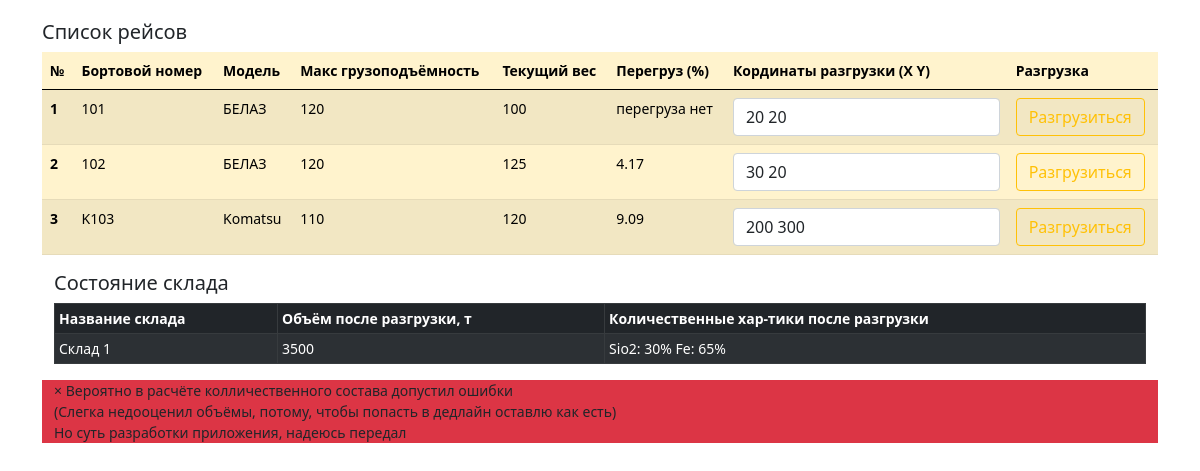
Before: / with the older database file.
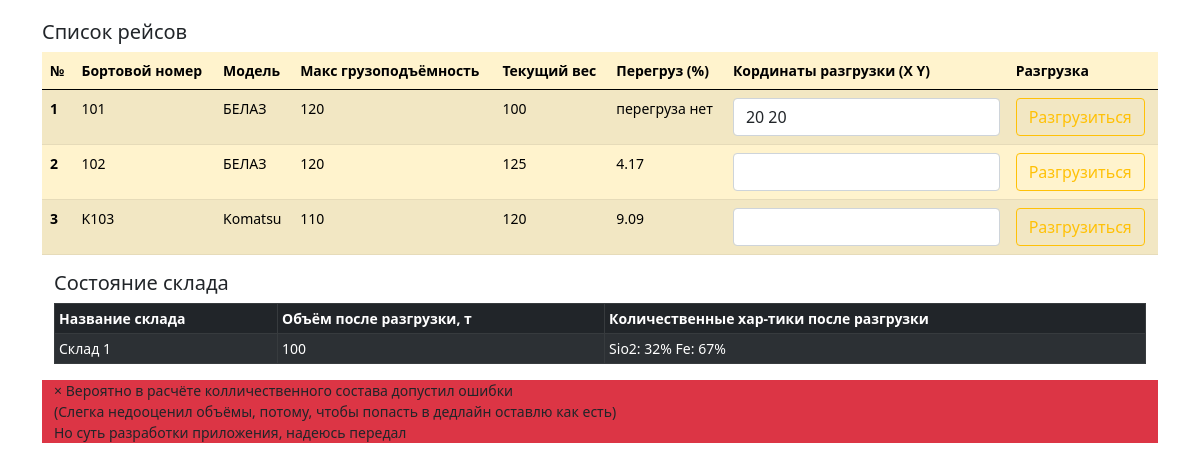
After: the same page with the newer database file.
### front/models.py (models this page shows, shortened)
class OreCargoMixin(models.Model):
    payload = models.PositiveSmallIntegerField("Загрузка (т)", default=0)
    sio2_substance = models.PositiveSmallIntegerField(
        "Cодержание кремния (%)", default=40
    )
    fe_substance = models.PositiveSmallIntegerField(
        "Cодержание железа (%)",
    )
    class Meta:
        abstract = True

class OreCargoTruckRoute(OreCargoMixin):
    truck = models.ForeignKey(
        DumpTruck,
        verbose_name="Самосвал",
        default=DEFAULT_TRUCK_ID,
        on_delete=models.CASCADE,
    )
    discharge_x = models.PositiveSmallIntegerField(
        "Х координата разгрузки", null=True, blank=True
    )
    discharge_y = models.PositiveSmallIntegerField(
        "Y координата разгрузки", null=True, blank=True
    )
    discharge_datetime = models.DateTimeField(
        "Дата и время разгрузки", null=True, blank=True
    )
    target_storage = models.ForeignKey(
        OreStorage,
        verbose_name="Целевой склад",
        default=DEFAULT_ORE_STORAGE_ID,
        on_delete=models.CASCADE,
    )
    class Meta:
        app_label = "front"
        verbose_name = "Рейс с грузом руды"
        verbose_name_plural = "Рейсы с грузом руды"
    def get_overload(self):
        overload = 100 - self.payload * 100 / self.truck.model.tonnage
        if overload >= 0:
            return None
        return abs(round(overload, 2))

class DumpTruck(models.Model):
    model = models.ForeignKey(
        DumpTruckModel, default=DEFAULT_DT_MODEL_ID, on_delete=models.CASCADE
    )
    board_number = models.CharField(
        "Бортовой номер", max_length=50, default="100"
    )
    class Meta:
        app_label = "front"
        verbose_name = "Самосвал"
        verbose_name_plural = "Самосвалы"

class DumpTruckModel(models.Model):
    name = models.CharField(
        "Название модели", max_length=250, default="Модель 1"
    )
    tonnage = models.PositiveSmallIntegerField(
        "Грузоподъёмность (т)", default=100
    )
    class Meta:
        app_label = "front"
        verbose_name = "Модель самосвала"
        verbose_name_plural = "Модели самосвалов"

class OreStorage(OreCargoMixin):
    name = models.CharField(
        "Название склада", max_length=250, default="Склад 1"
    )
    geometry = models.TextField("Геометрия склада в формате WKT")
    class Meta:
        app_label = "front"
        verbose_name = "Склад"
        verbose_name_plural = "Склады"

### front/views.py (the view)
# urls.py: path('', IndexView.as_view(), name='main'),
class IndexView(TemplateView):
    template_name = "index.html"
    def get(self, request, *args, **kwargs):
        context = self.get_context_data(**kwargs)
        context["routes"] = OreCargoTruckRoute.objects.all().select_related(
            "truck"
        )
        context["storage"] = OreStorage.objects.all()[0]
        context["success_dump"] = request.GET.get("success")
        return self.render_to_response(context)

### templates/index.html (shortened to what this page needs)
{% extends 'base.html' %}
{% load static %}
{% block main %}
	 <div class="container" style="margin-top:20px;">
  				<div class="row">
    				<div class="col-sm">
						    <h5 title="Список рейсов">Список рейсов</h5>
							<table class="table table-hover table-warning table-striped ">
							  <thead>
								<tr>
								  <th scope="col">№</th>
								  <th scope="col">Бортовой номер</th>
								  <th scope="col">Модель</th>
								  <th scope="col">Макс грузоподъёмность</th>
								  <th scope="col">Текущий вес</th>
								  <th scope="col">Перегруз (%)</th>
								  <th scope="col">Кординаты разгрузки (X Y)</th>
								  <th scope="col">Разгрузка</th>
								</tr>
							  </thead>
							  <tbody>
								{% for route in routes %}
								<tr>
								  <th scope="row">{{forloop.counter}}</th>
								  <td>{{route.truck.board_number}}</td>
								  <td>{{route.truck.model.name}}</td>
								  <td>{{route.truck.model.tonnage}}</td>
								  <td>{{route.payload}}</td>
								  <td>{{route.get_overload|default_if_none:"перегруза нет"}}</td>
								  <form method="post" action="{% url 'dumping' route.id %}" id="form_{{route.id}}">
								  <td>
									  <input type="text" name="coords" class="form-control"
									      value="{% if route.discharge_datetime %}{{route.discharge_x}} {{route.discharge_y}}{% endif %}"
									  >
								  </td>
								  <td>
									  <button type="submin" class="btn btn-outline-warning" onclick="ap_add({{model.id}})">Разгрузиться</button>
								  </td>
								  </form>
								</tr>
								{% endfor %}
							  </tbody>
							</table>
    				</div>
	   </div>
	   <div class="container ">
  				<div class="row">
    				<div class="col-sm">
						<h5>Состояние склада</h5>
							<table class="table table-hover table-success table-striped table-bordered table-sm table-dark">
							  <thead>
								<tr>
								  <th scope="col">Название склада</th>
								  <th scope="col">Объём после разгрузки, т</th>
								  <th scope="col">Количественные хар-тики после разгрузки</th>
								</tr>
							  </thead>
							  <tbody>
                    <tr>
                      <td>{{storage.name}}</td>
                      <td>{{storage.payload }}</td>
                      <td>Sio2: {{storage.sio2_substance}}%  Fe: {{storage.fe_substance}}%</td>
                    </tr>
							  </tbody>
							</table>
    				</div>
    				<div class="bg-danger" role="alert">
					   <span aria-hidden="true">&times;</span>
									Вероятно в расчёте колличественного состава допустил ошибки  <br />
									(Слегка недооценил объёмы, потому, чтобы попасть в дедлайн оставлю как есть) <br />
									Но суть разработки приложения, надеюсь передал
					</div>
  			    </div>
	   </div>
{% endblock %}

### templates/base.html (shortened to what this page needs)
{% load static %}
<!DOCTYPE html>
<html lang="ru">
  <head>
    <link href="https://cdn.jsdelivr.net/npm/bootstrap@5.0.0-beta2/dist/css/bootstrap.min.css" rel="stylesheet">
	<link rel="stylesheet" href="https://unpkg.com/bootstrap-table@1.18.3/dist/bootstrap-table.min.css">
	<link rel="stylesheet" type="text/css" href="https://cdn.jsdelivr.net/npm/daterangepicker/daterangepicker.css" />
</head>
  <body style="font-size:14px">
	 {% block main %}
	 {% endblock %}
  </body>
</html>

Changed rows visible on the page:
changed OreCargoTruckRoute (number 2 of 3 on the later page): coords "30 20" → (not shown)
changed OreCargoTruckRoute "Komatsu": coords "200 300" → (not shown)
changed OreStorage "Склад 1": payload "3500" → "100"; sio2_substance "30" → "32"; fe_substance "65" → "67"
